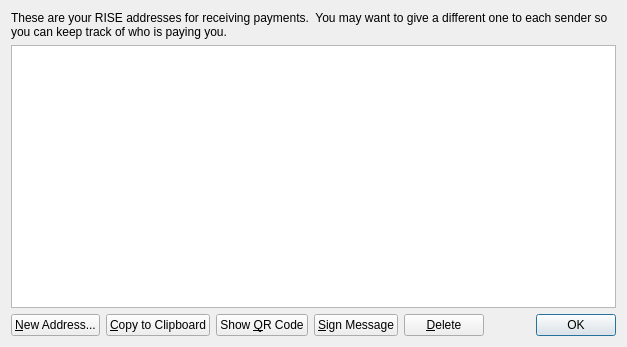
<?xml version="1.0" encoding="UTF-8"?>
<ui version="4.0">
 <class>AddressBookPage</class>
 <widget class="QWidget" name="AddressBookPage">
  <property name="geometry">
   <rect>
    <x>0</x>
    <y>0</y>
    <width>627</width>
    <height>347</height>
   </rect>
  </property>
  <property name="windowTitle">
   <string>Address Book</string>
  </property>
  <layout class="QVBoxLayout" name="verticalLayout">
   <item>
    <widget class="QLabel" name="labelExplanation">
     <property name="text">
      <string>These are your RISE addresses for receiving payments.  You may want to give a different one to each sender so you can keep track of who is paying you.</string>
     </property>
     <property name="textFormat">
      <enum>Qt::AutoText</enum>
     </property>
     <property name="wordWrap">
      <bool>true</bool>
     </property>
    </widget>
   </item>
   <item>
    <widget class="QTableView" name="tableView">
     <property name="toolTip">
      <string>Double-click to edit address or label</string>
     </property>
     <property name="alternatingRowColors">
      <bool>true</bool>
     </property>
     <property name="selectionMode">
      <enum>QAbstractItemView::SingleSelection</enum>
     </property>
     <property name="selectionBehavior">
      <enum>QAbstractItemView::SelectRows</enum>
     </property>
     <property name="sortingEnabled">
      <bool>true</bool>
     </property>
     <attribute name="verticalHeaderVisible">
      <bool>false</bool>
     </attribute>
    </widget>
   </item>
   <item>
    <layout class="QHBoxLayout" name="horizontalLayout">
     <item>
      <widget class="QPushButton" name="newAddressButton">
       <property name="toolTip">
        <string>Create a new address</string>
       </property>
       <property name="text">
        <string>&amp;New Address...</string>
       </property>
       <property name="icon">
        <iconset resource="../bitcoin.qrc">
         <normaloff>:/icons/add</normaloff>:/icons/add</iconset>
       </property>
      </widget>
     </item>
     <item>
      <widget class="QPushButton" name="copyToClipboard">
       <property name="toolTip">
        <string>Copy the currently selected address to the system clipboard</string>
       </property>
       <property name="text">
        <string>&amp;Copy to Clipboard</string>
       </property>
       <property name="icon">
        <iconset resource="../bitcoin.qrc">
         <normaloff>:/icons/editcopy</normaloff>:/icons/editcopy</iconset>
       </property>
      </widget>
     </item>
     <item>
      <widget class="QPushButton" name="showQRCode">
       <property name="text">
        <string>Show &amp;QR Code</string>
       </property>
       <property name="icon">
        <iconset resource="../bitcoin.qrc">
         <normaloff>:/images/qrcode</normaloff>:/images/qrcode</iconset>
       </property>
      </widget>
     </item>
     <item>
      <widget class="QPushButton" name="signMessage">
       <property name="toolTip">
        <string>Sign a message to prove you own this address</string>
       </property>
       <property name="text">
        <string>&amp;Sign Message</string>
       </property>
       <property name="icon">
        <iconset resource="../bitcoin.qrc">
         <normaloff>:/icons/edit</normaloff>:/icons/edit</iconset>
       </property>
      </widget>
     </item>
     <item>
      <widget class="QPushButton" name="deleteButton">
       <property name="toolTip">
        <string>Delete the currently selected address from the list. Only sending addresses can be deleted.</string>
       </property>
       <property name="text">
        <string>&amp;Delete</string>
       </property>
       <property name="icon">
        <iconset resource="../bitcoin.qrc">
         <normaloff>:/icons/remove</normaloff>:/icons/remove</iconset>
       </property>
      </widget>
     </item>
     <item>
      <spacer name="horizontalSpacer">
       <property name="orientation">
        <enum>Qt::Horizontal</enum>
       </property>
       <property name="sizeHint" stdset="0">
        <size>
         <width>40</width>
         <height>20</height>
        </size>
       </property>
      </spacer>
     </item>
     <item>
      <widget class="QDialogButtonBox" name="buttonBox">
       <property name="sizePolicy">
        <sizepolicy hsizetype="Maximum" vsizetype="Fixed">
         <horstretch>0</horstretch>
         <verstretch>0</verstretch>
        </sizepolicy>
       </property>
       <property name="standardButtons">
        <set>QDialogButtonBox::Ok</set>
       </property>
      </widget>
     </item>
    </layout>
   </item>
  </layout>
 </widget>
 <resources>
  <include location="../bitcoin.qrc"/>
 </resources>
 <connections/>
</ui>
